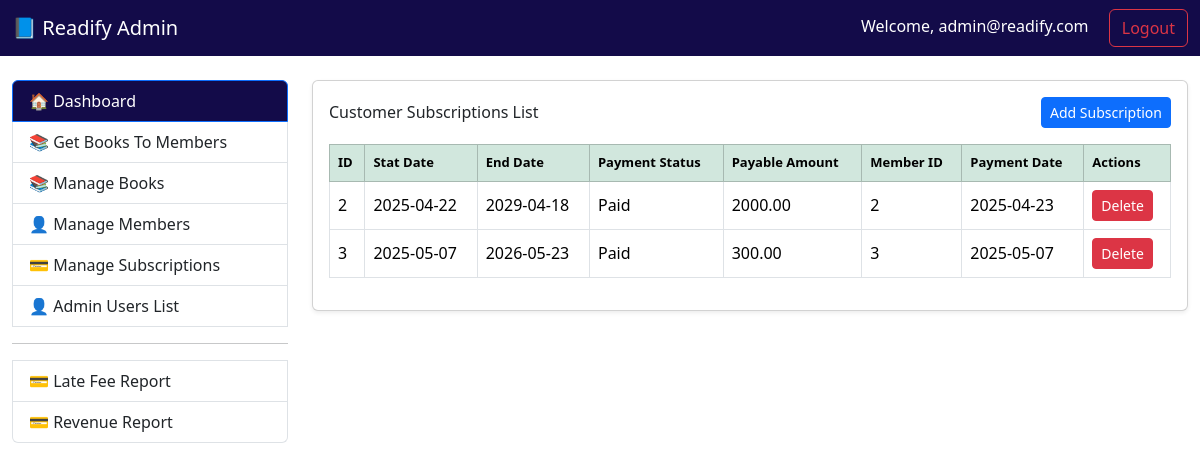
/customer-subscriptions (signed in), run on an earlier commit of the app's database.
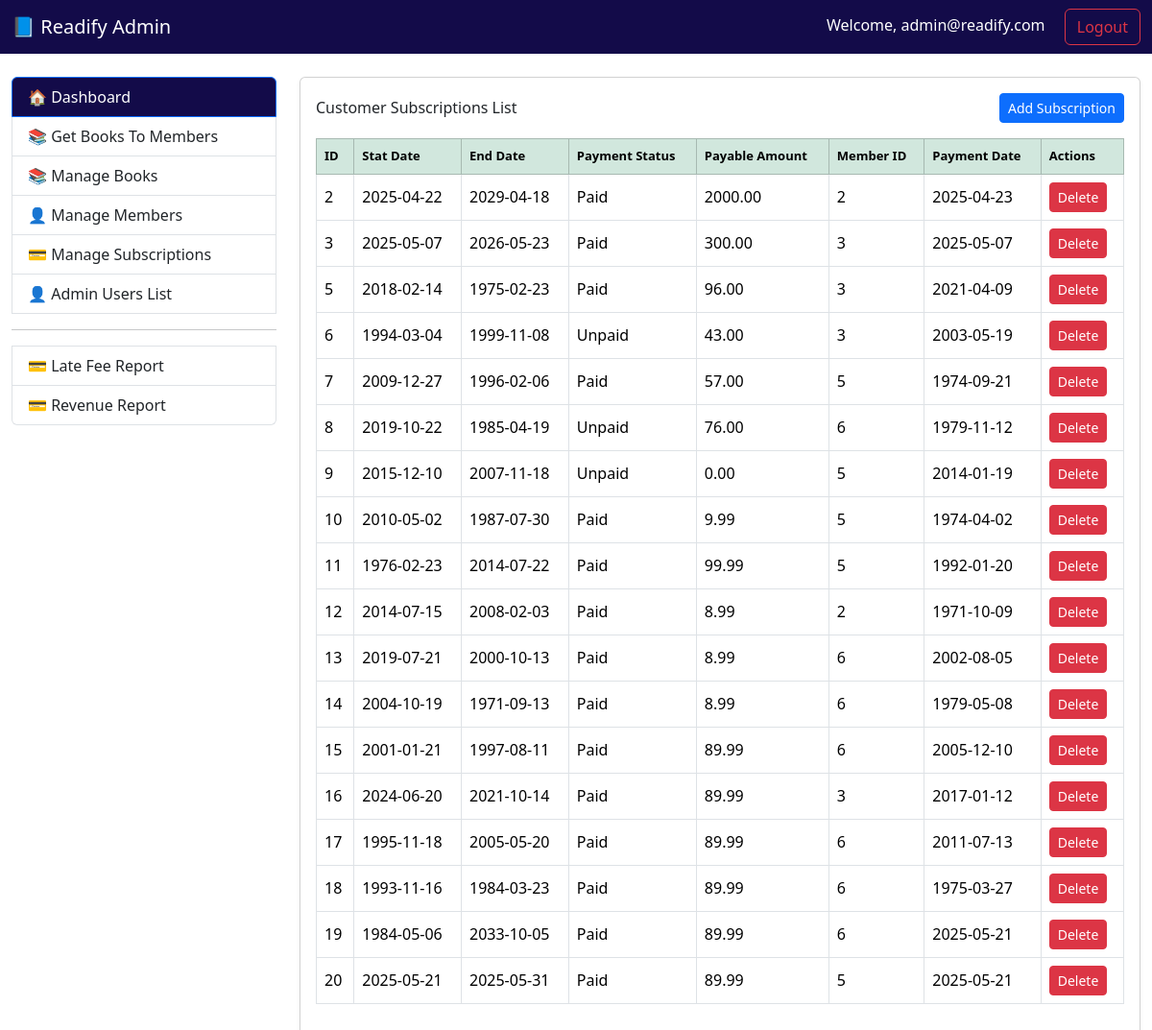
And on a later commit of the database.
### tables this page shows
CREATE TABLE `customer_subscriptions` (
  `id` int(11) NOT NULL,
  `member_id` int(11) DEFAULT NULL,
  `subscription_id` int(10) DEFAULT 1,
  `start_date` date NOT NULL,
  `end_date` date NOT NULL,
  `payment_status` varchar(20) NOT NULL,
  `payable_amount` decimal(10,2) NOT NULL,
  `payment_date` date DEFAULT NULL,
  `created_at` timestamp NOT NULL DEFAULT current_timestamp(),
  `updated_at` timestamp NOT NULL DEFAULT current_timestamp() ON UPDATE current_timestamp()
);

### core/Controller.php (called while the page is built, shortened)
<?php
abstract class Controller {
    protected function view($view, $data = []) {
        extract($data);
        require_once "../views/{$view}.php";
    }
}

### controllers/CustomerSubscriptionsController.php (called while the page is built, shortened)
<?php
require_once '../core/Controller.php';
require_once '../models/CustomerSubscriptions.php';
class CustomerSubscriptionsController extends Controller {
    public function index() {
        try {
            $subscriptions = new CustomerSubscriptions();
            $getMembers = new Members();
            $getSubscriptionsPackage = $subscriptions->getSubscriptionsPackage();
            $getSubscriptions = $subscriptions->getSubscriptions();
            return $this->view('customer-subscriptions', [
                'getSubscriptions' => $getSubscriptions,
                'getSubscriptionsPackage' => $getSubscriptionsPackage,
                'members' => $getMembers->index(),
            ]);
        } catch (\Exception $e) {
            error_log($e->getMessage());
            echo "An error occurred while loading the page.";
        }
    }
}

### public/index.php (called while the page is built, shortened)
<?php
require_once '../routes/web.php';

### core/Model.php (called while the page is built, shortened)
<?php
require_once __DIR__ . '/../config/Database.php';
abstract class Model {
    public function __construct() {
        $database = new Database();
        $database->connect();
        $this->db = $database->pdo;
    }
}

### config/Database.php (called while the page is built, shortened)
<?php
class Database {
    public function connect() {
        $host = 'localhost';
        $db = 'readify';
        $user = 'root';
        $pass = '';
        $charset = 'utf8mb4';
        $dsn = "mysql:host=$host;dbname=$db;charset=$charset";
        try {
            $this->pdo = new PDO($dsn, $user, $pass);
            $this->pdo->setAttribute(PDO::ATTR_ERRMODE, PDO::ERRMODE_EXCEPTION);
            return $this->pdo;
        } catch (PDOException $e) {
            die("Connection failed: " . $e->getMessage());
        }
    }
}

### models/CustomerSubscriptions.php (called while the page is built, shortened)
<?php
require_once '../core/Model.php';
class CustomerSubscriptions extends Model {
    public function getSubscriptions() {
        try {
            $stmt = $this->db->prepare("
                SELECT * FROM customer_subscriptions
            ");
            $stmt->execute();
            return $stmt->fetchAll(PDO::FETCH_OBJ);
        } catch (PDOException $e) {
            error_log($e->getMessage());
            return [];
        }
    }
}
?>

### core/MakeUrl.php (called while the page is built)
<?php
class MakeUrl
{
    function url($path = '')
    {
        $protocol = (!empty($_SERVER['HTTPS']) && $_SERVER['HTTPS'] !== 'off') ? 'https://' : 'http://';
        $host = $_SERVER['HTTP_HOST'];
        $scriptDir = rtrim(str_replace(basename($_SERVER['SCRIPT_NAME']), '', $_SERVER['SCRIPT_NAME']), '/');
        $baseUrl = $protocol . $host . $scriptDir;
        $baseUrl = rtrim($baseUrl, '/');
        $path = ltrim($path, '/');
        return $baseUrl . '/' . $path;
    }
}
?>

### views/customer-subscriptions.php (the view, shortened to what the changed rows need)
<?php
    require_once 'layouts/page-header.php';
?>
<div class="container-fluid mt-4">
    <div class="row mt-4">
    <div class="col-md-9">
        <div class="card shadow-sm">
            <div class="card-body">
                    <?php if (!empty($getSubscriptions)) : ?>
                        <div class="table-responsive">
                            <table class="table table-bordered table-hover align-middle">
                                <thead class="table-success">
                                    <tr>
                                        <th>ID</th>
                                        <th>Stat Date</th>
                                        <th>End Date</th>
                                        <th>Payment Status</th>
                                        <th>Payable Amount</th>
                                        <th>Member ID</th>
                                        <th>Payment Date</th>
                                        <th>Actions</th>
                                    </tr>
                                </thead>
                                <tbody>
                                    <?php foreach ($getSubscriptions as $subs) : ?>
                                        <tr>
                                            <td><?= htmlspecialchars($subs->id) ?></td>
                                            <td><?= htmlspecialchars($subs->start_date) ?></td>
                                            <td><?= htmlspecialchars($subs->end_date) ?></td>
                                            <td><?= htmlspecialchars($subs->payment_status==1?'Paid':'Unpaid') ?></td>
                                            <td><?= htmlspecialchars($subs->payable_amount) ?></td>
                                            <td><?= htmlspecialchars($subs->member_id) ?></td>
                                            <td><?= htmlspecialchars($subs->payment_date) ?></td>
                                            <td>
                                                <form method="GET" action="<?php echo $url->url('CusSubss/delete'); ?>">
                                                    <button type="submit" name="delete_CusSubs" class="btn btn-danger btn-sm" onclick="return confirm('Are you sure you want to delete this CusSubs?')">Delete</button>
                                                </form>
                                            </td>
                                        </tr>
                                    <?php endforeach; ?>
                                </tbody>
                            </table>
                        </div>
                    <?php else : ?>
                    <div class="alert alert-info">No Customer Subscriptions found.</div>
                        <?php endif; ?>
                    </div>
                </div>
        </div>
</div>
</div>
<?php require_once 'layouts/page-footer.php'; ?>

What changed in the data, as far as the page shows it:
added customer_subscriptions: id "5", start_date "2018-02-14", end_date "1975-02-23", payment_status "Paid", payable_amount "96.00", member "3", payment_date "2021-04-09"
added customer_subscriptions: id "6", start_date "1994-03-04", end_date "1999-11-08", payment_status "Unpaid", payable_amount "43.00", member "3", payment_date "2003-05-19"
added customer_subscriptions: id "7", start_date "2009-12-27", end_date "1996-02-06", payment_status "Paid", payable_amount "57.00", member "5", payment_date "1974-09-21"
added customer_subscriptions: id "8", start_date "2019-10-22", end_date "1985-04-19", payment_status "Unpaid", payable_amount "76.00", member "6", payment_date "1979-11-12"
added customer_subscriptions: id "9", start_date "2015-12-10", end_date "2007-11-18", payment_status "Unpaid", payable_amount "0.00", member "5", payment_date "2014-01-19"
added customer_subscriptions: id "10", start_date "2010-05-02", end_date "1987-07-30", payment_status "Paid", payable_amount "9.99", member "5", payment_date "1974-04-02"
added customer_subscriptions: id "11", start_date "1976-02-23", end_date "2014-07-22", payment_status "Paid", payable_amount "99.99", member "5", payment_date "1992-01-20"
added customer_subscriptions: id "12", start_date "2014-07-15", end_date "2008-02-03", payment_status "Paid", payable_amount "8.99", member "2", payment_date "1971-10-09"
added customer_subscriptions: id "13", start_date "2019-07-21", end_date "2000-10-13", payment_status "Paid", payable_amount "8.99", member "6", payment_date "2002-08-05"
added customer_subscriptions: id "14", start_date "2004-10-19", end_date "1971-09-13", payment_status "Paid", payable_amount "8.99", member "6", payment_date "1979-05-08"
added customer_subscriptions: id "15", start_date "2001-01-21", end_date "1997-08-11", payment_status "Paid", payable_amount "89.99", member "6", payment_date "2005-12-10"
added customer_subscriptions: id "16", start_date "2024-06-20", end_date "2021-10-14", payment_status "Paid", payable_amount "89.99", member "3", payment_date "2017-01-12"
added customer_subscriptions: id "17", start_date "1995-11-18", end_date "2005-05-20", payment_status "Paid", payable_amount "89.99", member "6", payment_date "2011-07-13"
added customer_subscriptions: id "18", start_date "1993-11-16", end_date "1984-03-23", payment_status "Paid", payable_amount "89.99", member "6", payment_date "1975-03-27"
added customer_subscriptions: id "19", start_date "1984-05-06", end_date "2033-10-05", payment_status "Paid", payable_amount "89.99", member "6", payment_date "2025-05-21"
added customer_subscriptions: id "20", start_date "2025-05-21", end_date "2025-05-31", payment_status "Paid", payable_amount "89.99", member "5", payment_date "2025-05-21"
